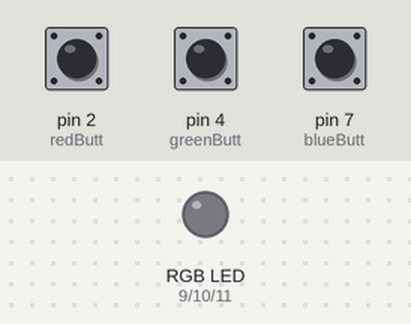
Simulated run of this sketch. Board: Arduino Uno, built with avr-gcc and run on an emulated ATmega328P. Parts: an RGB LED mixed from three pins (HIGH = lit). The test bench sets the inputs (shaded band); at power-on: pin 2 (redButt) HIGH, pin 7 (blueButt) HIGH, pin 4 (greenButt) HIGH. Random numbers use the default seed unless the sketch sets one.

Above: at 1.2 s.
1.3 s: pin 2 (redButt) pulled LOW for 0.15 s
At 1.8 s:
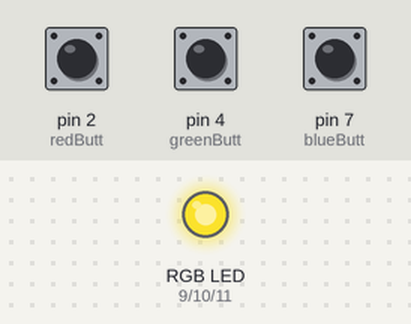
At 2.3 s:
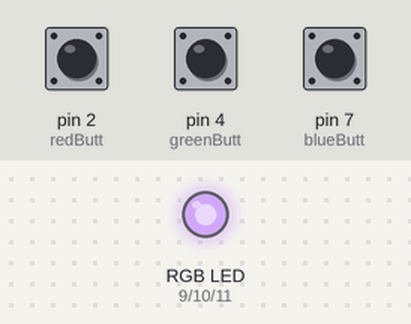
4.4 s: pin 7 (blueButt) pulled LOW for 0.15 s
At 4.67 s:
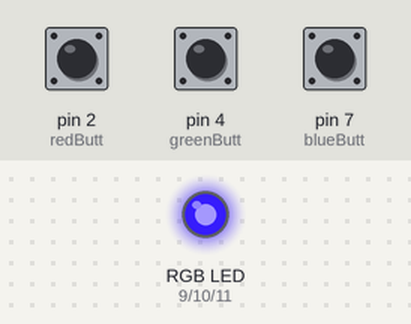
7.4 s: pin 7 (blueButt) pulled LOW for 1 s
At 7.4 s:
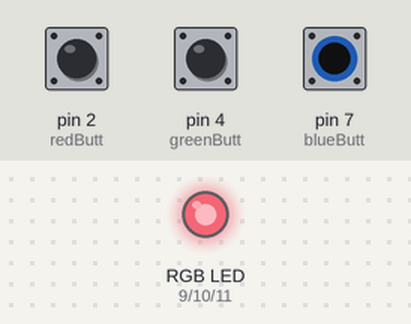
10.5 s: pin 7 (blueButt) pulled LOW for 0.15 s
13.5 s: pin 7 (blueButt) pulled LOW for 0.15 s
16.6 s: pin 4 (greenButt) pulled LOW for 1 s
Timing chart, 0 to 23.4 s (numbered marks = the images above; inputs shaded):
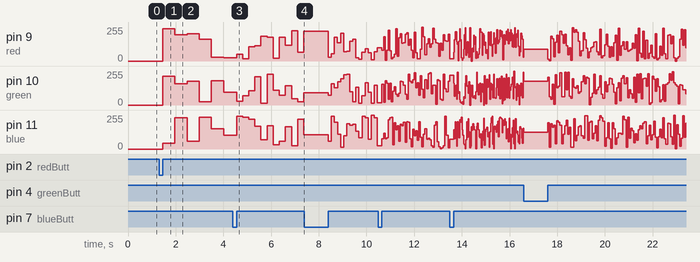

The sketch:

rgbChange.ino
```cpp
const int red = 9;
const int green = 10;
const int blue = 11;

const int redButt = 2;
const int greenButt = 4;
const int blueButt = 7;

int redVal = 255;
int greenVal = 255;
int blueVal = 255;

bool sel = false;
int delayTime = 512;
void setup() {
  pinMode(red, OUTPUT);
  pinMode(green, OUTPUT);
  pinMode(blue, OUTPUT);
  pinMode(redButt, INPUT_PULLUP);
  pinMode(greenButt, INPUT_PULLUP);
  pinMode(blueButt, INPUT_PULLUP);
}

void loop() {
  if (!digitalRead(redButt)) {
    delay(20);
    if (!digitalRead(redButt)) {
      sel = !sel;
    }
    while (!digitalRead(redButt));
  }
  if (!digitalRead(greenButt)) {
    delay(20);
    if (!digitalRead(greenButt) && delayTime < 1024) {
      delayTime = delayTime << 1;
    }
    while (!digitalRead(greenButt));
  }
  if (!digitalRead(blueButt)) {
    delay(20);
    if (!digitalRead(blueButt) && delayTime > 4) {
      delayTime = delayTime >> 1;
    }
    while (!digitalRead(blueButt));
  }
  if (sel) {
    randomSeed(random(65535));
    analogWrite(red, random(256));
    analogWrite(green, random(256));
    analogWrite(blue, random(256));
    delay(delayTime);
  }
}
```

Measured:
- after the input at 1.3 s, pin 9 (red): 0/255 → 241/255 after 0.15 s, → 197/255 0.51 s later, → 204/255 0.51 s later, → 163/255 0.51 s later, … (6 changes in this stretch); pin 10 (green): 0/255 → 217/255 after 0.15 s, → 158/255 0.51 s later, → 178/255 0.51 s later, → 24/255 0.51 s later, … (6 changes in this stretch)
